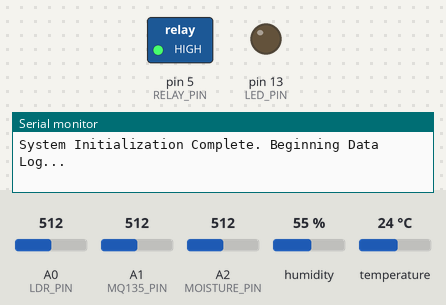
A sketch run on a simulated Arduino Mega 2560, built with avr-gcc and run on an emulated ATmega2560. Shown: switched loads named in the sketch (green lamp = pin HIGH), output pins drawn as LEDs (lit = HIGH), the last lines printed to the serial monitor. Wiring (inferred from the names in the program): DHT11 sensor: data pin 2. The test bench sets the inputs (shaded band); at power-on: humidity 55 %, A0 (LDR_PIN) = 512, A1 (MQ135_PIN) = 512, A2 (MOISTURE_PIN) = 512, temperature 24 °C.

Above: at 1.3 s.
1.4 s: humidity set to 68 %
At 2.7 s:
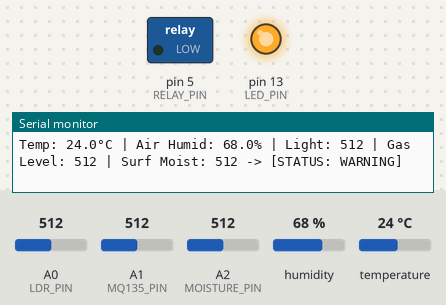
3.5 s: humidity set to 22 %
At 6.9 s:
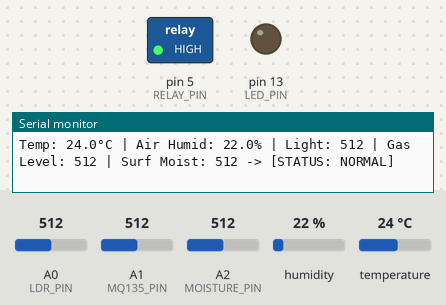
9.5 s: A0 (LDR_PIN) set to 485
At 11.2 s:
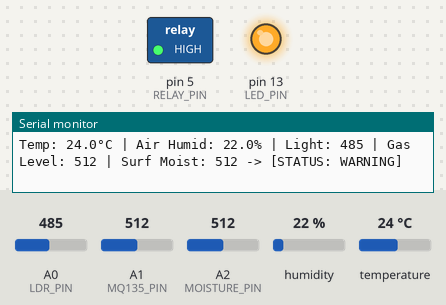
11.5 s: A0 (LDR_PIN) set to 710
At 12.7 s:
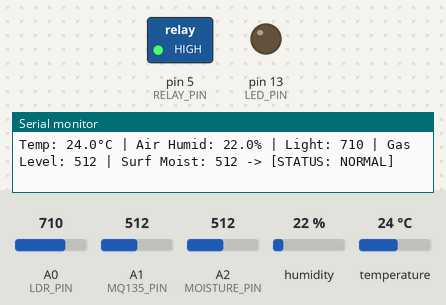
13.5 s: A0 (LDR_PIN) set to 306
At 15.4 s:
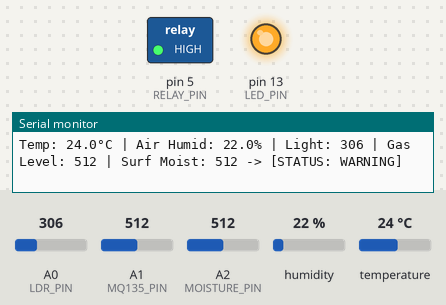
Timing chart, 0 to 16.5 s (numbered marks = the images above; inputs shaded):
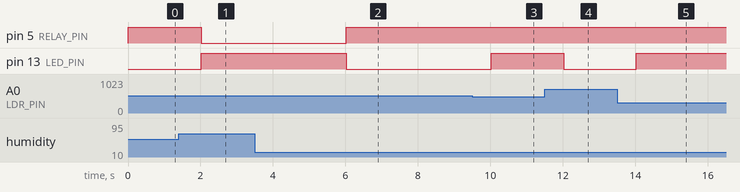

The sketch:

smart_mold_prevention.ino
```cpp
/*
 * Smart Damp & Mold Prevention System - Arduino Mega 2560 Firmware
 *
 * Fixed Bugs:
 * 1. Mapped explicitly to Active-Low Relay Modules (LOW = ON, HIGH = OFF)
 * 2. Added isManualMode flag so Laptop commands aren't instantly overwritten by sensors.
 * 3. Wrapped text strings in F() macro to save Arduino dynamic RAM stability.
 *
 * Zero External Dependencies (No DHT.h library needed to compile!)
 */

// --- PIN CONFIGURATION ---
#define DHT_PIN 2
#define RELAY_PIN 5
#define LED_PIN 13
#define LDR_PIN A0
#define MQ135_PIN A1
#define MOISTURE_PIN A2

// --- THRESHOLD CONSTANTS ---
#define HUMIDITY_THRESH 60.0
#define TEMP_THRESH 30.0
#define GAS_THRESH 700
#define MOISTURE_THRESH 400
#define LIGHT_THRESH 500

unsigned long lastLogTime = 0;
const unsigned long LOG_INTERVAL = 2000; // 2 seconds

float currentTemp = 25.0;
float currentHumidity = 54.0;
bool fanState = false;
bool ledState = false;
bool isManualMode = false; // Protects manual laptop controls from sensor loops

// --- Self-Contained DHT11 Protocol Driver ---
bool readDHT11(uint8_t pin, float &t, float &h) {
  uint8_t data[5] = {0, 0, 0, 0, 0};

  pinMode(pin, OUTPUT);
  digitalWrite(pin, LOW);
  delay(18);
  digitalWrite(pin, HIGH);
  delayMicroseconds(40);
  pinMode(pin, INPUT_PULLUP);

  unsigned long timeout = micros();
  while (digitalRead(pin) == HIGH) { if (micros() - timeout > 200) return false; }
  while (digitalRead(pin) == LOW)  { if (micros() - timeout > 200) return false; }
  while (digitalRead(pin) == HIGH) { if (micros() - timeout > 200) return false; }

  for (int i = 0; i < 40; i++) {
    while (digitalRead(pin) == LOW);
    unsigned long tStart = micros();
    while (digitalRead(pin) == HIGH);
    if ((micros() - tStart) > 40) {
      data[i / 8] |= (1 << (7 - (i % 8)));
    }
  }

  if (data[4] == ((data[0] + data[1] + data[2] + data[3]) & 0xFF) && (data[0] > 0 || data[2] > 0)) {
    h = data[0] + data[1] * 0.1;
    t = data[2] + data[3] * 0.1;
    return true;
  }
  return false;
}

void setup() {
  Serial.begin(9600);

  pinMode(RELAY_PIN, OUTPUT);
  pinMode(LED_PIN, OUTPUT);

  // SAFE STARTUP STATE FOR ACTIVE-LOW RELAYS: HIGH keeps the physical fan OFF
  digitalWrite(RELAY_PIN, HIGH);
  digitalWrite(LED_PIN, LOW);

  Serial.println(F("===================================================="));
  Serial.println(F("DAMP, AIR QUALITY & AUTOMATED VENTILATION SYSTEM"));
  Serial.println(F("===================================================="));
  Serial.println(F("System Initialization Complete. Beginning Data Log..."));
}

void loop() {
  // Read Serial Commands from Laptop (Manual Actuator Overrides)
  if (Serial.available() > 0) {
    String cmd = Serial.readStringUntil('\n');
    cmd.trim();

    if (cmd.indexOf("\"fan\":true") != -1) {
      isManualMode = true;
      digitalWrite(RELAY_PIN, LOW); // Active-Low ON
      fanState = true;
    } else if (cmd.indexOf("\"fan\":false") != -1) {
      isManualMode = true;
      digitalWrite(RELAY_PIN, HIGH); // Active-Low OFF
      fanState = false;
    }

    if (cmd.indexOf("\"led\":true") != -1) {
      isManualMode = true;
      digitalWrite(LED_PIN, HIGH);
      ledState = true;
    } else if (cmd.indexOf("\"led\":false") != -1) {
      isManualMode = true;
      digitalWrite(LED_PIN, LOW);
      ledState = false;
    }

    // Command to exit override state and hand control back to the automated loop
    if (cmd.indexOf("\"auto\":true") != -1) {
      isManualMode = false;
      Serial.println(F("[SYSTEM] Manual Override Disengaged. Automation Active."));
    }
  }

  // Periodic Sensor Read & Data Log
  if (millis() - lastLogTime >= LOG_INTERVAL) {
    lastLogTime = millis();

    // Read DHT11 Sensor
    float readT, readH;
    if (readDHT11(DHT_PIN, readT, readH)) {
      currentTemp = readT;
      currentHumidity = readH;
    }

    // Read Analog Sensors
    int lightVal = analogRead(LDR_PIN);
    int gasVal = analogRead(MQ135_PIN);
    int moistureVal = analogRead(MOISTURE_PIN);

    // Automation rules only apply when no active laptop serial manual control is requested
    if (!isManualMode) {
      // Corrected Rule Logic for Active-Low Relay Modules
      if (currentHumidity > HUMIDITY_THRESH || gasVal > GAS_THRESH) {
        fanState = true;
        digitalWrite(RELAY_PIN, LOW);   // Active-Low Relay ON (Engages Fan)
      } else {
        fanState = false;
        digitalWrite(RELAY_PIN, HIGH);  // Active-Low Relay OFF (Stops Fan)
      }

      // Rule Logic for Warning LED
      if (currentHumidity > HUMIDITY_THRESH || currentTemp > TEMP_THRESH || gasVal > GAS_THRESH || moistureVal < MOISTURE_THRESH || lightVal < LIGHT_THRESH) {
        ledState = true;
        digitalWrite(LED_PIN, HIGH);
      } else {
        ledState = false;
        digitalWrite(LED_PIN, LOW);
      }
    }

    // Determine the descriptive status tag output string
    String sysStatus;
    if (isManualMode) {
      sysStatus = "MANUAL OVERRIDE";
    } else {
      sysStatus = (fanState || ledState) ? "WARNING" : "NORMAL";
    }

    // Print Telemetry Line
    Serial.print(F("Temp: "));
    Serial.print(currentTemp, 1);
    Serial.print(F("°C | Air Humid: "));
    Serial.print(currentHumidity, 1);
    Serial.print(F("% | Light: "));
    Serial.print(lightVal);
    Serial.print(F(" | Gas Level: "));
    Serial.print(gasVal);
    Serial.print(F(" | Surf Moist: "));
    Serial.print(moistureVal);
    Serial.print(F(" -> [STATUS: "));
    Serial.print(sysStatus);
    Serial.println(F("]"));
  }
}
```

Measured:
- the behaviour switches between 500 and 499 on A0 (LDR_PIN) (found by bisection; images 2 and 3)
- after the input at 1.4 s, pin 5 (RELAY_PIN): HIGH → LOW after 0.62 s; pin 13 (LED_PIN): LOW → HIGH after 0.62 s
- after the input at 3.5 s, pin 5 (RELAY_PIN): LOW → HIGH after 2.5 s; pin 13 (LED_PIN): HIGH → LOW after 2.5 s
- after the input at 9.5 s, pin 13 (LED_PIN): LOW → HIGH after 0.52 s
- after the input at 11.5 s, pin 13 (LED_PIN): HIGH → LOW after 0.52 s
- after the input at 13.5 s, pin 13 (LED_PIN): LOW → HIGH after 0.52 s
